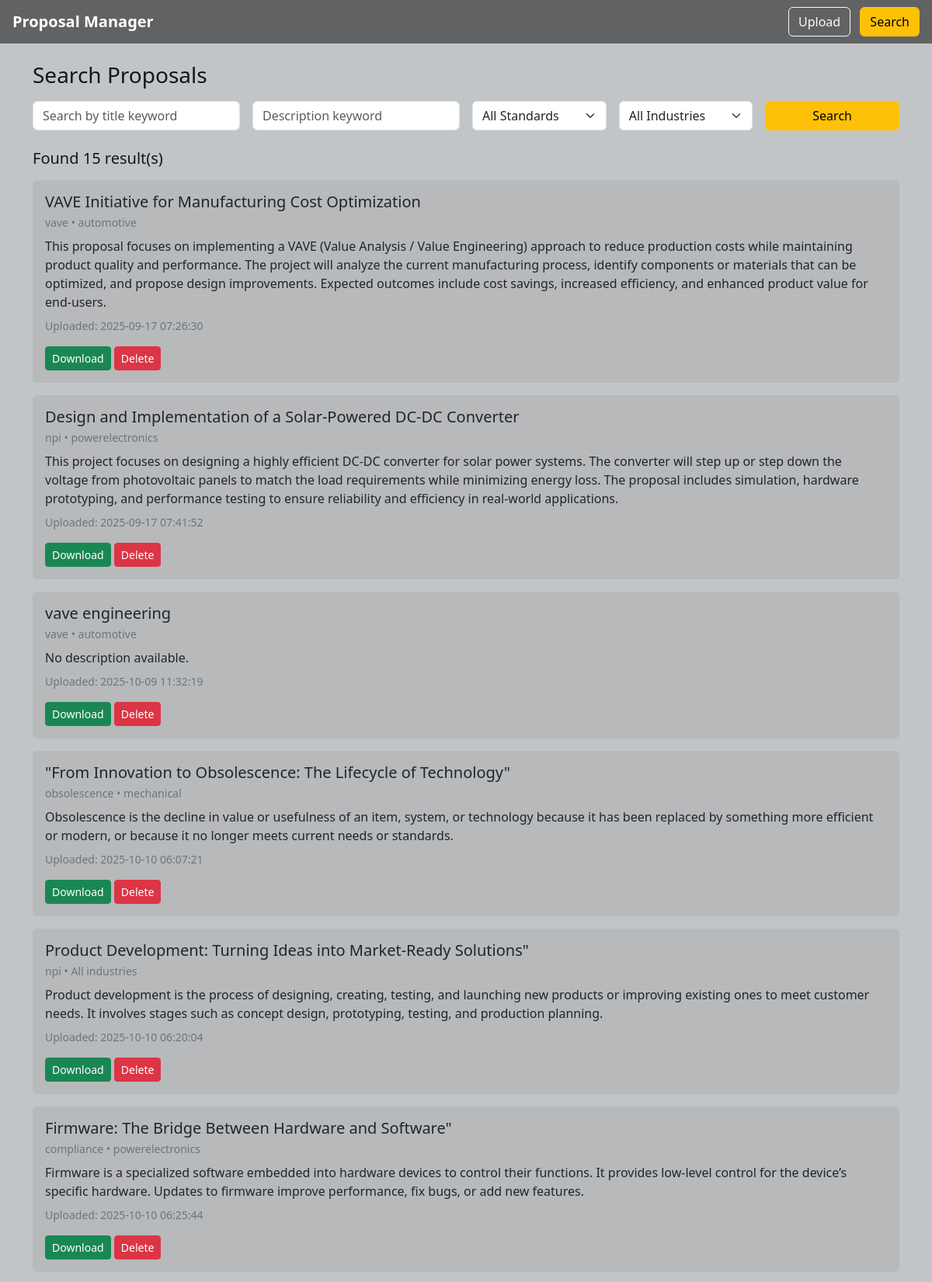
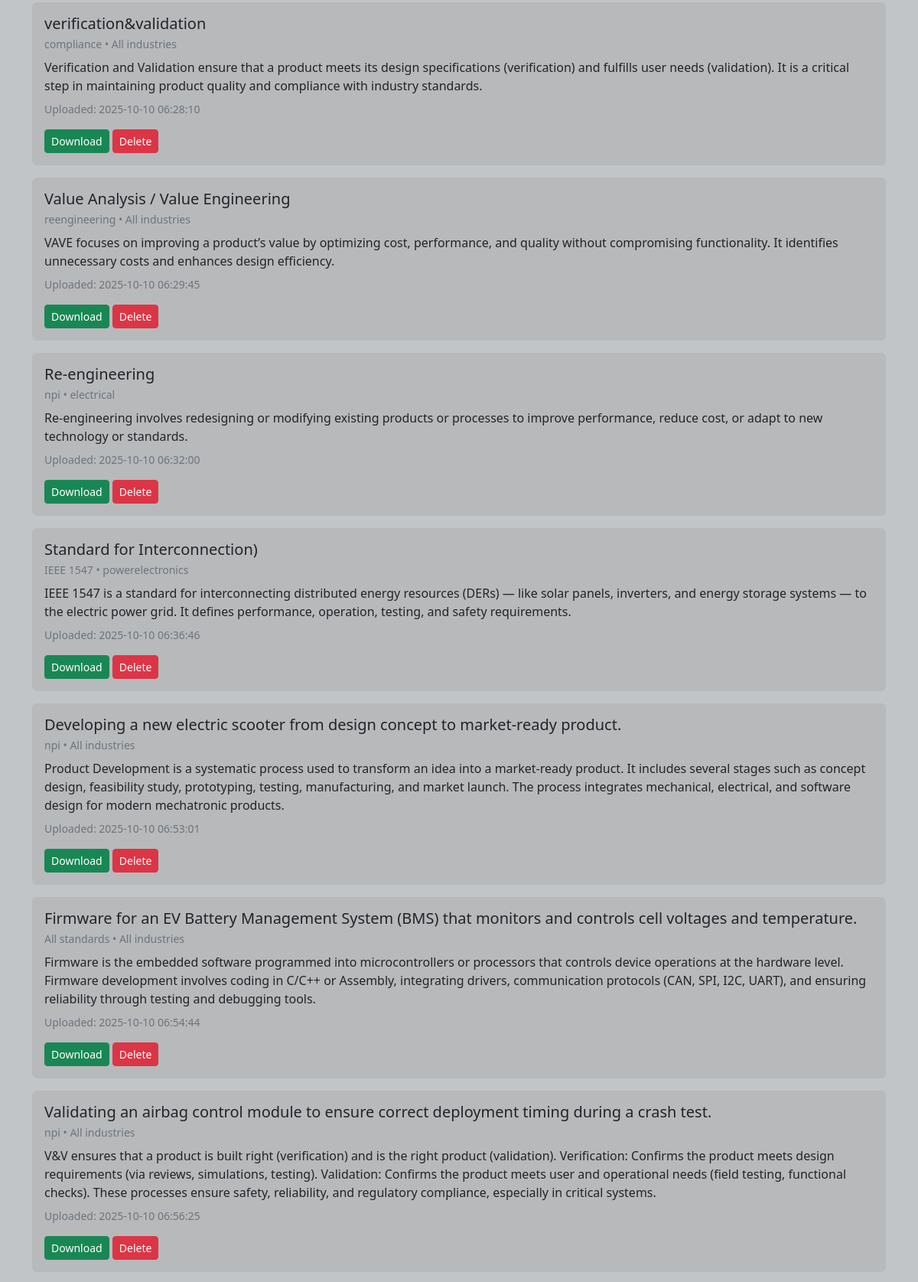
Screenshot of /search (upper part) with the database file from the repository (2 pictures, top to bottom).
### newapp.py (models this page shows)
class Proposal(db.Model):
    __tablename__ = 'proposals'
    id = db.Column(db.Integer, primary_key=True)
    title = db.Column(db.String(150), nullable=False)
    description = db.Column(db.Text, nullable=True)
    standard = db.Column(db.String(100), nullable=True)
    industry = db.Column(db.String(100), nullable=True)
    filename = db.Column(db.String(200), nullable=True)
    uploaded_at = db.Column(db.DateTime, default=datetime.utcnow)
    user_id = db.Column(db.Integer, db.ForeignKey('users.id'), nullable=False)

### newapp.py (the view)
    @app.route("/search")
    def search():
        keyword = request.args.get("keyword", "").strip()
        description = request.args.get("description", "").strip()
        standard = request.args.get("standard", "").strip()
        industry = request.args.get("industry", "").strip()
        query = Proposal.query
        if keyword:
            query = query.filter(Proposal.title.ilike(f"%{keyword}%"))
        if description:
            query = query.filter(Proposal.description.ilike(f"%{description}%"))
        if standard and standard.lower() not in ['all', 'all standards']:
            query = query.filter(Proposal.standard == standard)
        if industry and industry.lower() not in ['all', 'all industries']:
            query = query.filter(Proposal.industry == industry)
        results = query.all()
        return render_template("search_results.html", results=results, year=datetime.now().year)

### templates/search_results.html (shortened to what this page needs)
<!DOCTYPE html>
<html lang="en">
<head>
  <link href="https://cdn.jsdelivr.net/npm/bootstrap@5.3.3/dist/css/bootstrap.min.css" rel="stylesheet" />
</head>
<body>
  <nav class="navbar navbar-expand-lg navbar-dark px-3">
    <a class="navbar-brand fw-bold" href="{{ url_for('home') }}">Proposal Manager</a>
    <div class="ms-auto">
      <a class="btn btn-outline-light me-2" href="{{ url_for('upload') }}">Upload</a>
      <a class="btn btn-warning" href="{{ url_for('search') }}">Search</a>
    </div>
  </nav>
  <main class="container my-4">
    <h3 class="mb-3">Search Proposals</h3>
    <form method="get" action="{{ url_for('search') }}" class="row g-3 mb-4" autocomplete="off">
      <div class="col-md-3">
        <input type="text" name="keyword" class="form-control" placeholder="Search by title keyword" autocomplete="off">
      </div>
      <div class="col-md-3">
        <input type="text" name="description" class="form-control" placeholder="Description keyword" autocomplete="off">
      </div>
      <div class="col-md-2">
        <div class="select-wrapper">
          <select name="standard" class="form-select auto-dropdown" autocomplete="off">
            <option value="">All Standards</option>
          </select>
        </div>
      </div>
      <div class="col-md-2">
        <div class="select-wrapper">
          <select name="industry" class="form-select auto-dropdown" autocomplete="off">
            <option value="">All Industries</option>
          </select>
        </div>
      </div>
      <div class="col-md-2 d-grid">
        <button type="submit" class="btn btn-warning">Search</button>
      </div>
    </form>
    {% if results is defined and results %}
      <h5 class="mb-3">Found {{ results|length }} result(s)</h5>
      {% for proposal in results %}
        <div class="card p-3 mb-3">
          <h5 class="mb-1">{{ proposal.title }}</h5>
          <div class="small text-secondary mb-2">{{ proposal.standard }} • {{ proposal.industry }}</div>
          <p class="mb-2">{{ proposal.description or "No description available." }}</p>
          <div class="small text-secondary mb-3">
            Uploaded: {{ proposal.uploaded_at.strftime("%Y-%m-%d %H:%M:%S") }}
          </div>
          <div>
            <a href="{{ url_for('download', proposal_id=proposal.id) }}" class="btn btn-success btn-sm">Download</a>
            <form action="{{ url_for('delete', proposal_id=proposal.id) }}" method="post" class="d-inline"
                  onsubmit="return confirm('Are you sure you want to delete this proposal?');">
              <button type="submit" class="btn btn-danger btn-sm">Delete</button>
            </form>
          </div>
        </div>
      {% endfor %}
    {% elif results is defined %}
      <p class="text-secondary">No proposals found. Try adjusting your search.</p>
    {% else %}
      <p class="text-secondary">Use the form above to search proposals.</p>
    {% endif %}
  </main>
</body>
</html>

### templates/search_results.html (style rules this page uses)
body { background: #c2c5c7; color: #12161b; }
.navbar { background: rgba(2, 1, 1, 0.5); }
.card { background: rgba(15, 5, 5, 0.06); border: none; }
select { transition: all 0.2s ease-in-out; cursor: pointer; }
.select-wrapper { position: relative; display: inline-block; width: 100%; }

### rows the page displays
Proposal: title "VAVE Initiative for Manufacturing Cost Optimization", standard "vave", industry "automotive", description "This proposal focuses on implementing a VAVE (Value Analysis / Value Engineering) approach to reduce production costs while maintaining product quality and performance. The project will analyze the current manufacturing process, identify components or materials that can be optimized, and propose design improvements. Expected outcomes include cost savings, increased efficiency, and enhanced product value for end-users.", uploaded_at "2025-09-17 07:26:30"
Proposal: title "Design and Implementation of a Solar-Powered DC-DC Converter", standard "npi", industry "powerelectronics", description "This project focuses on designing a highly efficient DC-DC converter for solar power systems. The converter will step up or step down the voltage from photovoltaic panels to match the load requirements while minimizing energy loss. The proposal includes simulation, hardware prototyping, and performance testing to ensure reliability and efficiency in real-world applications.", uploaded_at "2025-09-17 07:41:52"
Proposal: title "vave engineering", standard "vave", industry "automotive", description "No description available.", uploaded_at "2025-10-09 11:32:19"
Proposal: title "\"From Innovation to Obsolescence: The Lifecycle of Technology\"", standard "obsolescence", industry "mechanical", description "Obsolescence is the decline in value or usefulness of an item, system, or technology because it has been replaced by something more efficient or modern, or because it no longer meets current needs or standards.", uploaded_at "2025-10-10 06:07:21"
Proposal: title "Product Development: Turning Ideas into Market-Ready Solutions\"", standard "npi", industry "All industries", description "Product development is the process of designing, creating, testing, and launching new products or improving existing ones to meet customer needs. It involves stages such as concept design, prototyping, testing, and production planning.", uploaded_at "2025-10-10 06:20:04"
Proposal: title "Firmware: The Bridge Between Hardware and Software\"", standard "compliance", industry "powerelectronics", description "Firmware is a specialized software embedded into hardware devices to control their functions. It provides low-level control for the device’s specific hardware. Updates to firmware improve performance, fix bugs, or add new features.", uploaded_at "2025-10-10 06:25:44"
Proposal: title "verification&validation", standard "compliance", industry "All industries", description "Verification and Validation ensure that a product meets its design specifications (verification) and fulfills user needs (validation). It is a critical step in maintaining product quality and compliance with industry standards.", uploaded_at "2025-10-10 06:28:10"
Proposal: title "Value Analysis / Value Engineering", standard "reengineering", industry "All industries", description "VAVE focuses on improving a product’s value by optimizing cost, performance, and quality without compromising functionality. It identifies unnecessary costs and enhances design efficiency.", uploaded_at "2025-10-10 06:29:45"
Proposal: title "Re-engineering", standard "npi", industry "electrical", description "Re-engineering involves redesigning or modifying existing products or processes to improve performance, reduce cost, or adapt to new technology or standards.", uploaded_at "2025-10-10 06:32:00"
Proposal: title "Standard for Interconnection)", standard "IEEE 1547", industry "powerelectronics", description "IEEE 1547 is a standard for interconnecting distributed energy resources (DERs) — like solar panels, inverters, and energy storage systems — to the electric power grid. It defines performance, operation, testing, and safety requirements.", uploaded_at "2025-10-10 06:36:46"
Proposal: title "Developing a new electric scooter from design concept to market-ready product.", standard "npi", industry "All industries", description "Product Development is a systematic process used to transform an idea into a market-ready product. It includes several stages such as concept design, feasibility study, prototyping, testing, manufacturing, and market launch. The process integrates mechanical, electrical, and software design for modern mechatronic products.", uploaded_at "2025-10-10 06:53:01"
Proposal: title "Firmware for an EV Battery Management System (BMS) that monitors and controls cell voltages and temperature.", standard "All standards", industry "All industries", description "Firmware is the embedded software programmed into microcontrollers or processors that controls device operations at the hardware level. Firmware development involves coding in C/C++ or Assembly, integrating drivers, communication protocols (CAN, SPI, I2C, UART), and ensuring reliability through testing and debugging tools.", uploaded_at "2025-10-10 06:54:44"
Proposal: title "Validating an airbag control module to ensure correct deployment timing during a crash test.", standard "npi", industry "All industries", description "V&V ensures that a product is built right (verification) and is the right product (validation). Verification: Confirms the product meets design requirements (via reviews, simulations, testing). Validation: Confirms the product meets user and operational needs (field testing, functional checks). These processes ensure safety, reliability, and regulatory compliance, especially in critical systems.", uploaded_at "2025-10-10 06:56:25"

### other values shown
{{ results|length }} "15"
